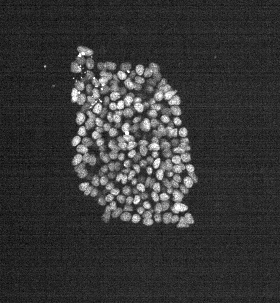
#> input picture comparing-edge-detection-filters/img/original.png, 280 x 303 px
$ jupyter execute --allow-errors test_comparing_edge_detection_functions.ipynb
#> lines starting #> are read from the running program, lines starting #| are printed output that depends on the picture
[cell 1]
# Import any necessary packages and modules.
import cv2 as cv
import os
import matplotlib.pyplot as plt
import numpy as np
import scipy.ndimage

# Test the function 'comparing_filters()' against the provided output.
# Function input args: None.
# Function returns: When no errors are detected, a statement confirming this is printed. When errors are detcted, assertion errors are raised.
def test_compare_edge_detection():

    # Create a CLAHE object for use later on.
    clahe = cv.createCLAHE(clipLimit=1, tileGridSize=(8,8))

    # Reconstruct the path so that we can load in the provided images from the 'img' folder.
    cwd = os.getcwd()
    new_path = cwd.replace('edge-detection-package', 'img')

    ######### Test set 1: Testing the initial gaussian filtering.
    original = cv.imread(f"{new_path}/original.png", 0)
#> original is the input picture: shape (303, 280); min 0, max 255, mean 54.9
    gaussian_filtered = cv.imread(f"{new_path}/gaussian_filtered.png", 0)
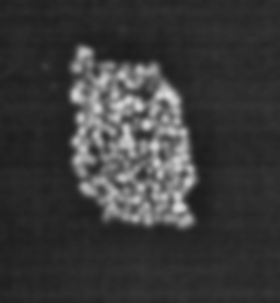
#> input picture comparing-edge-detection-filters/img/gaussian_filtered.png, 280 x 303 px
#> gaussian_filtered is the input picture: shape (303, 280); min 27, max 220, mean 58.4

    # Test 1.1: Test to see if the original image has loaded in correctly.
    if original is None:
        raise TypeError("Test 1.1 failed. Error opening image. Image 'original' is of type None")

    # Test 1.2 Test to see if the gaussian_filtered image has loaded in correctely.
    if gaussian_filtered is None:
        raise TypeError("Test 1.2 failed. Error opening image. Image 'gaussian_filtered' is of type None")

    # Test 1.3: Check for numerical and shape equality between the newly gaussian-smoothened image (named 'new_gaussian') and it's unit testing counterpart (saved as 'gaussian_filtered').
    new_gaussian = scipy.ndimage.gaussian_filter(original, 3)
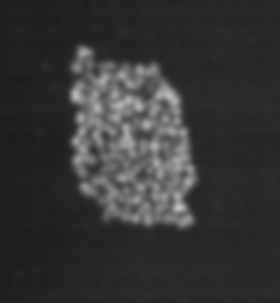
#> new_gaussian: shape (303, 280); min 29, max 194, mean 53.9
    new_gaussian = clahe.apply(new_gaussian)
    assert np.array_equal(gaussian_filtered, new_gaussian), "Test 1.3 failed. The newly gaussian-smoothened image (named 'new_gaussian') and it's unit testing counterpart (named 'gaussian_filtered') have either unequal dimensions or numerical vales."

    # Test 1.4: Check for type equality between the newly gaussian-smoothened image (named 'new_gaussian') and it's unit testing counterpart (saved as 'gaussian_filtered').
    assert gaussian_filtered.dtype == new_gaussian.dtype, "Test 1.4 failed. The newly gaussian-smoothened image (named 'new_gaussian') and it's unit testing counterpart (saved as 'gaussian_filtered') have different data types."

    ######### Test set 2: Testing the laplacian filtering.
    laplacian_filtered = cv.imread(f"{new_path}/laplacian_filtered.png", 0)
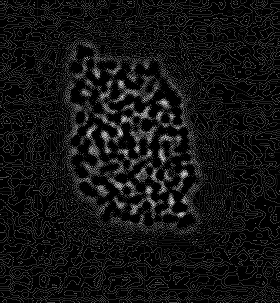
#> input picture comparing-edge-detection-filters/img/laplacian_filtered.png, 280 x 303 px
#> laplacian_filtered is the input picture: shape (303, 280); min 2, max 31, mean 4.2

    # Test 2.1: Test to see if the laplacian_filtered image has loaded in correctly.
    if laplacian_filtered is None:
        raise TypeError("Test 2.1 failed. Error opening image. Image 'laplacian_filtered' is of type None")

    # Test 2.2: Check for numerical and shape equality between the newly laplacian-filtered image (named 'new_laplacian') and it's unit testing counterpart (saved as 'laplacian_filtered').
    new_laplacian = cv.Laplacian(gaussian_filtered, cv.CV_8U, 3)
    new_laplacian = clahe.apply(new_laplacian)
    assert np.array_equal(new_laplacian, laplacian_filtered), "Test 2.3 failed. The newly laplacian-filtered image (named 'new_laplacian') and it's unit testing counterpart (named 'laplacian_filtered') have either unequal dimensions or numerical vales."

    # Test 2.3: Check for type equality between the newly laplacian-filtered image (named 'new_laplacian') and it's unit testing counterpart (saved as 'laplacian_filtered').
    assert new_laplacian.dtype == laplacian_filtered.dtype, "Test 1.4 failed. The newly laplacian-filtered image (named 'new_laplacian') and it's unit testing counterpart (saved as 'laplacian_filtered') have different data types."

    ######### Test set 3: Testing the Sobel-x filtering.
    sobel_x_filtered = cv.imread(f"{new_path}/sobel_x_filtered.png", 0)
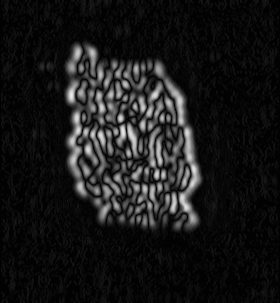
#> input picture comparing-edge-detection-filters/img/sobel_x_filtered.png, 280 x 303 px
#> sobel_x_filtered is the input picture: shape (303, 280); min 1, max 233, mean 23.8

    # Test 3.1: Test to see if the sobel_x_filtered image has loaded in correctly.
    if sobel_x_filtered is None:
        raise TypeError("Test 3.1 failed. Error opening image. Image 'sobel_x_filtered' is of type None")

    # Test 3.2: Check for numerical and shape equality between the newly sobel-x-filtered image (named 'new_sobel_x') and it's unit testing counterpart (saved as 'sobel_x_filtered').
    new_sobel_x = cv.convertScaleAbs(cv.Sobel(gaussian_filtered, cv.CV_16S, 1, 0, ksize=3))
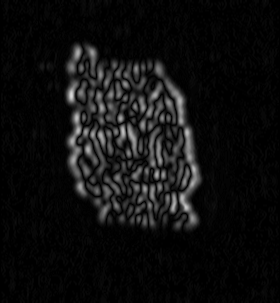
#> new_sobel_x: shape (303, 280); min 0, max 216, mean 14.8
    new_sobel_x2 = clahe.apply(new_sobel_x)
    assert np.array_equal(new_sobel_x2, sobel_x_filtered), "Test 3.3 failed. The newly sobel-x filtered image (named 'new_sobel_x') and it's unit testing counterpart (named 'sobel_x_filtered') have either unequal dimensions or numerical vales."

    # Test 3.3: Check for type equality between the newly sobel-x-filtered image (named 'new_sobel_x') and it's unit testing counterpart (saved as 'sobel_x_filtered').
    assert new_sobel_x2.dtype == sobel_x_filtered.dtype, "Test 3.4 failed. The newly sobel-x filtered image (named 'new_sobel_x') and it's unit testing counterpart (named 'sobel_x_filtered') have either unequal dimensions or numerical vales."

    ######### Test set 4: Testing the Sobel-y filtering.
    sobel_y_filtered = cv.imread(f"{new_path}/sobel_y_filtered.png", 0)
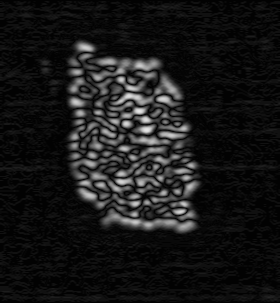
#> input picture comparing-edge-detection-filters/img/sobel_y_filtered.png, 280 x 303 px
#> sobel_y_filtered is the input picture: shape (303, 280); min 1, max 231, mean 23.7

    # Test 4.1: Test to see if the sobel_y_filtered image has loaded in correctly.
    if sobel_y_filtered is None:
        raise TypeError("Test 4.1 failed. Error opening image. Image 'sobel_y_filtered' is of type None")

    # Test 4.2: Check for numerical and shape equality between the newly sobel-y-filtered image (named 'new_sobel_y') and it's unit testing counterpart (saved as 'sobel_y_filtered').
    new_sobel_y = cv.convertScaleAbs(cv.Sobel(gaussian_filtered, cv.CV_16S, 0, 1, ksize=3))
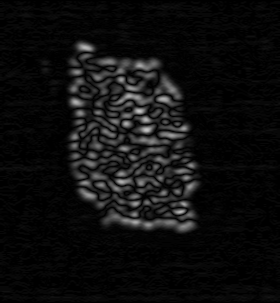
#> new_sobel_y: shape (303, 280); min 0, max 198, mean 14.2
    new_sobel_y2 = clahe.apply(new_sobel_y)
    assert np.array_equal(new_sobel_y2, sobel_y_filtered), "Test 4.3 failed. The newly sobel-y filtered image (named 'new_sobel_y') and it's unit testing counterpart (named 'sobel_y_filtered') have either unequal dimensions or numerical vales."

    # Test 4.3: Check for type equality between the newly sobel-y-filtered image (named 'new_sobel_y') and it's unit testing counterpart (saved as 'sobel_y_filtered').
    assert new_sobel_y2.dtype == sobel_y_filtered.dtype, "Test 4.4 failed. The newly sobel-y filtered image (named 'new_sobel_y') and it's unit testing counterpart (named 'sobel_y_filtered') have either unequal dimensions or numerical vales."

    ######### Test set 5: Testing the Sobel-x-y sum.
    sobel_x_y_sum = cv.imread(f"{new_path}/sobel_x_y_sum.png", 0)
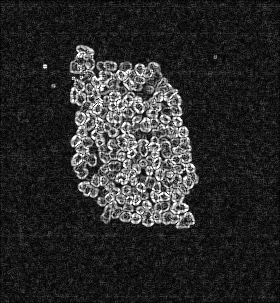
#> input picture comparing-edge-detection-filters/img/sobel_x_y_sum.png, 280 x 303 px
#> sobel_x_y_sum is the input picture: shape (303, 280); min 0, max 255, mean 43.4

    # Test 5.1: Test to see if the sobel_x_y_filtered image has loaded in correctly.
    if sobel_x_y_sum is None:
        raise TypeError("Test 5.1 failed. Error opening image. Image 'sobel_x_y_sum' is of type None")

    # Test 5.2: Check for numerical and shape equality between the newly sobel-x-y-filtered image (named 'new_sobel_x_y_sum') and it's unit testing counterpart (saved as 'sobel_x_y_sum').
    new_sobel_x_y_sum = cv.addWeighted(new_sobel_x, 0.5, new_sobel_y, 0.5, 0)
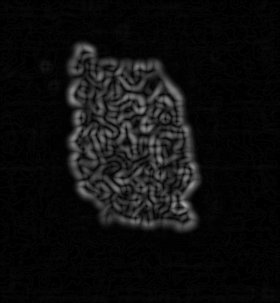
#> new_sobel_x_y_sum: shape (303, 280); min 0, max 166, mean 14.5
    new_sobel_x_y_sum = clahe.apply(new_sobel_x_y_sum)
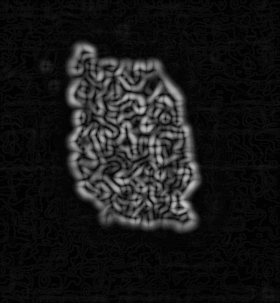
#> new_sobel_x_y_sum: shape (303, 280); min 1, max 201, mean 24.3
    assert np.array_equal(new_sobel_x_y_sum, sobel_x_y_sum), "Test 5.3 failed. The newly filtered image (named 'new_sobel_x_y_sum') and it's unit testing counterpart (named 'sobel_x_y_sum') have either unequal dimensions or numerical vales."

    # Test 5.3: Check for type equality between the newly sobel-x-y-filtered image (named 'new_sobel_x_y_sum') and it's unit testing counterpart (saved as 'sobel_x_y_sum').
    assert new_sobel_x_y_sum.dtype == sobel_x_y_sum.dtype, "Test 5.4 failed. The newly filtered image (named 'new_sobel_x_y_sum') and it's unit testing counterpart (named 'sobel_x_y_sum') have either unequal dimensions or numerical vales."

    ######### Test set 6: Testing the canny filtering.
    canny_filtered = cv.imread(f"{new_path}/canny_filtered.png", 0)

    # Test 5.1: Test to see if the sobel_x_y_filtered image has loaded in correctly.
    if canny_filtered is None:
        raise TypeError("Test 6.1 failed. Error opening image. Image 'canny_filtered' is of type None")

    # Test 6.2: Check for numerical and shape equality between the newly canny-filtered image (named 'new_canny_filtered') and it's unit testing counterpart (saved as 'canny_filtered').
    new_canny_filtered = cv.Canny(gaussian_filtered, 40, 45)
    assert np.array_equal(canny_filtered, new_canny_filtered), "Test 6.3 failed. The newly canny-filtered image (named 'new_canny_filtered') and it's unit testing counterpart (named 'canny_filtered') have either unequal dimensions or numerical vales."

    # Test 5.3: Check for type equality between the newly canny-filtered image (named 'new_canny_filtered') and it's unit testing counterpart (saved as 'canny_filtered').
    assert canny_filtered.dtype == new_canny_filtered.dtype, "Test 6.4 failed. The newly canny-filtered image (named 'new_canny_filtered') and it's unit testing counterpart (named 'canny_filtered') have either unequal dimensions or numerical vales."

    print('Tests complete. No errors found.')

# Run the function for unit testing
#> (the rest of this cell did not finish here and is left out)
